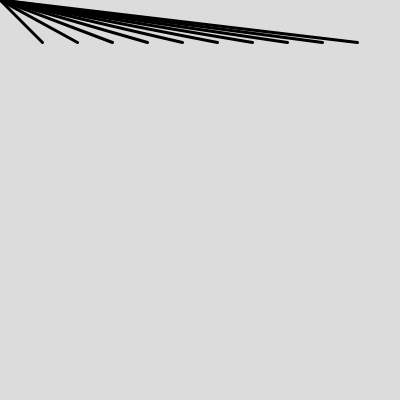
Frame 1 (no input)
Frame 60 (no input): identical to frame 1, image omitted
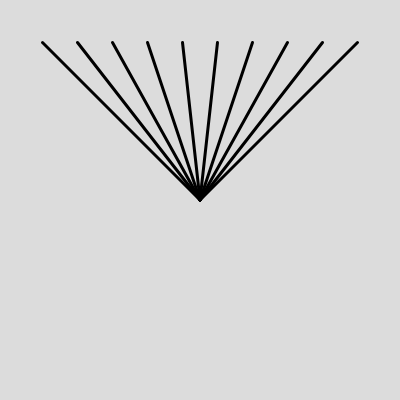
Frame 120 (the mouse pressed at the canvas centre since frame 60)

The p5.js sketch that drew these frames (run headless with seeded random() and noise() and a simulated clock; from frame 60 on, the mouse is pressed at the canvas centre):

// p5.js sketch
// ── sketch.js
function setup() {
  createCanvas(400, 400);
  strokeWeight(3);
}

function draw() {
  background(220);
  
  let x=35;
  let m=(width-x*9)/2;
  
  for(i=0; i<10; i++){
    line(x*i+m, m, mouseX, mouseY);
  }
}
